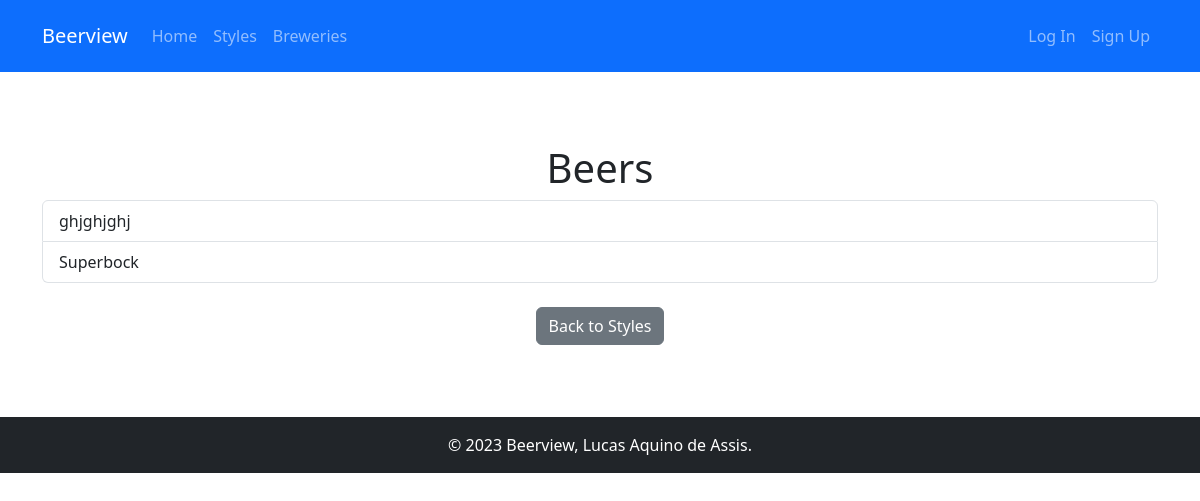
The app's page /beer_style/1/, older data.
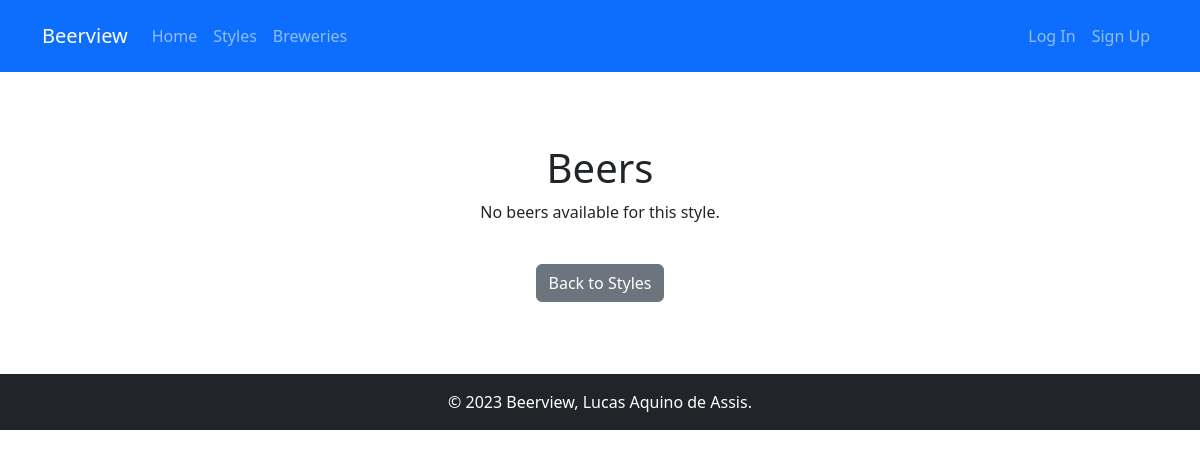
The same page, newer data.
### beerview/models.py (models this page shows, shortened)
class Beer(models.Model):
    name = models.CharField(max_length=200)
    picture = models.ImageField(upload_to='beers/pictures/')
    brewery = models.ForeignKey(
        Brewery,
        on_delete=models.CASCADE,
        related_name="beers"
    )
    user = models.ForeignKey(
        'auth.User',
        on_delete=models.SET_NULL,
        null=True
    )
    style = models.ForeignKey(
        BeerStyle,
        on_delete=models.SET_NULL,
        null=True,
        related_name="beers"
    )
    abv = models.DecimalField(
        _("ABV"),
        max_digits=3,
        decimal_places=1,
        help_text=_("Alcohol By Volume"),
        validators=[MinValueValidator(Decimal('0.00'))]
    )
    ibu = models.PositiveIntegerField(
        _("IBU"),
        null=True,
        blank=True,
        help_text=_("International Bitterness Units")
    )
    srm = models.PositiveIntegerField(
        _("SRM"),
        null=True,
        blank=True,
        help_text=_("Standard Reference Method - color")
    )
    description = models.TextField(blank=True)

### beerview/views.py (the view)
# urls.py: path('beer_style/<int:beer_style_id>/', views.beer_style_details, name='beer_style_details'),
def beer_style_details(request, beer_style_id):
    beer_style = get_object_or_404(BeerStyle, pk=beer_style_id)
    beers = beer_style.beers.all()
    return render(request, 'beerview/beer_style_details.html', {'beer_style': beer_style, 'beers': beers})

### beerview/templates/beerview/beer_style_details.html
{% extends 'base_generic.html' %}
{% load django_bootstrap5 %}
{% block content %}
<div class="py-5">
    <h1 class="text-center">{{ style.name }} Beers</h1>
    <div class="list-group mb-4">
        {% for beer in beers %}
            <a href="{% url 'beer_details' beer.id %}" class="list-group-item list-group-item-action">{{ beer.name }}</a>
        {% empty %}
            <p class="text-center">No beers available for this style.</p>
        {% endfor %}
    </div>
    <div class="mt-3 text-center">
        <a href="{% url 'beer_styles' %}" class="btn btn-secondary">Back to Styles</a>
    </div>
</div>
{% endblock %}

Row changes from the older to the newer data that the page shows:
removed Beer: name "ghjghjghj"
removed Beer: name "Superbock"
Text that changed along with them:
text now shown: "No beers available for this style."
